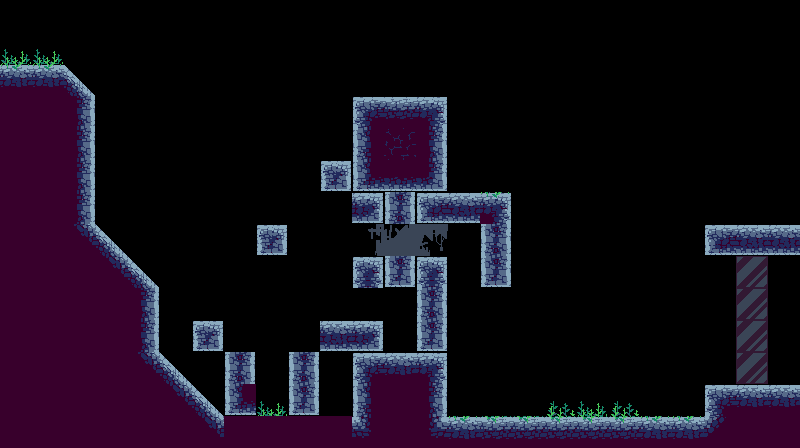

This is a level from a 2D game, rendered from its Tiled map with the project's own tilesets. A one-line summary and the complete map file follow:
An orthogonal 25x14 tile map with 32x32 px tiles, 3 tile layers (Decor, Tiles, Foreground).

<map version="1.10" tiledversion="1.10.2" orientation="orthogonal" renderorder="right-down" width="25" height="14" tilewidth="32" tileheight="32" infinite="0" nextlayerid="4" nextobjectid="1">
 <editorsettings>
  <export format="tmx" />
 </editorsettings>
 <tileset firstgid="1" source="../tsx/Outside.tsx" />
 <layer id="2" name="Decor" width="25" height="14">
  <data encoding="csv">
0,0,0,0,0,0,0,0,0,0,0,0,0,0,0,0,0,0,0,0,0,0,0,0,0,
5,7,0,0,0,0,0,0,0,0,0,0,0,0,0,0,0,0,0,0,0,0,0,0,0,
0,0,0,0,0,0,0,0,0,0,0,0,0,0,0,0,0,0,0,0,0,0,0,0,0,
0,0,0,0,0,0,0,0,0,0,0,0,0,0,0,0,0,0,0,0,0,0,0,0,0,
0,0,0,0,0,0,0,0,0,0,0,0,0,0,0,0,0,0,0,0,0,0,0,0,0,
0,0,0,0,0,0,0,0,0,0,0,0,0,0,0,0,0,0,0,0,0,0,0,0,0,
0,0,0,0,0,0,0,0,0,0,0,0,0,0,0,0,0,0,0,0,0,0,0,0,0,
0,0,0,0,0,0,0,0,0,0,0,0,0,0,0,0,0,0,0,0,0,0,0,0,0,
0,0,0,0,0,0,0,0,0,0,0,0,0,0,0,0,0,0,0,0,0,0,0,0,0,
0,0,0,0,0,0,0,0,0,0,0,0,0,0,0,0,0,0,0,0,0,0,0,0,0,
0,0,0,0,0,0,0,0,0,0,0,5,0,0,0,0,0,0,0,0,0,0,0,0,0,
0,0,0,0,0,0,0,0,0,0,0,0,0,0,0,0,0,0,0,0,0,0,0,0,0,
0,0,0,0,0,0,0,0,35,8,0,0,0,0,0,0,0,6,7,8,0,0,0,0,0,
0,0,0,0,0,0,0,0,0,0,0,0,0,0,0,0,0,0,0,0,0,0,0,0,0
</data>
 </layer>
 <layer id="1" name="Tiles" width="25" height="14">
  <data encoding="csv">
0,0,0,0,0,0,0,0,0,0,0,0,0,0,0,0,0,0,0,0,0,0,0,0,0,
0,0,0,0,0,0,0,0,0,0,0,0,0,0,0,0,0,0,0,0,0,0,0,0,0,
15,15,34,0,0,0,0,0,0,0,0,0,0,0,0,0,0,0,0,0,0,0,0,0,0,
11,11,13,0,0,0,0,0,0,0,0,1,3,4,0,0,0,0,0,0,0,0,0,0,0,
11,11,13,0,0,0,0,0,0,0,0,10,12,13,0,0,0,0,0,0,0,0,0,0,0,
11,11,13,0,0,0,0,0,0,0,36,19,20,22,0,0,0,0,0,0,0,0,0,0,0,
11,11,13,0,0,0,0,0,0,0,0,26,18,23,24,17,0,0,0,0,0,0,0,0,0,
11,11,43,34,0,0,0,0,36,0,0,0,0,0,0,18,0,0,0,0,0,0,23,24,24,
11,11,11,43,34,0,0,0,0,0,0,9,27,9,0,27,0,0,0,0,0,0,0,75,0,
11,11,11,11,13,0,0,0,0,0,0,0,0,18,0,0,0,0,0,0,0,0,0,75,0,
11,11,11,11,13,0,36,0,0,0,24,26,0,27,0,0,0,0,0,0,0,0,0,75,0,
11,11,11,11,43,34,0,18,0,18,0,1,2,4,0,0,0,0,0,0,0,0,0,75,0,
11,11,11,11,11,43,34,19,0,27,0,10,11,13,0,0,0,0,0,0,0,0,1,2,2,
11,11,11,11,11,11,43,11,11,11,11,38,11,37,15,16,16,16,16,16,15,15,42,11,11
</data>
 </layer>
 <layer id="3" name="Foreground" width="25" height="14">
  <data encoding="csv">
0,0,0,0,0,0,0,0,0,0,0,0,0,0,0,0,0,0,0,0,0,0,0,0,0,
0,0,0,0,0,0,0,0,0,0,0,0,0,0,0,0,0,0,0,0,0,0,0,0,0,
0,0,0,0,0,0,0,0,0,0,0,0,0,0,0,0,0,0,0,0,0,0,0,0,0,
0,0,0,0,0,0,0,0,0,0,0,0,0,0,0,0,0,0,0,0,0,0,0,0,0,
0,0,0,0,0,0,0,0,0,0,0,0,0,0,0,0,0,0,0,0,0,0,0,0,0,
0,0,0,0,0,0,0,0,0,0,0,0,0,0,0,0,0,0,0,0,0,0,0,0,0,
0,0,0,0,0,0,0,0,0,0,0,0,0,0,0,0,0,0,0,0,0,0,0,0,0,
0,0,0,0,0,0,0,0,0,0,0,69,78,52,0,0,0,0,0,0,0,0,0,0,0,
0,0,0,0,0,0,0,0,0,0,0,0,0,0,0,0,0,0,0,0,0,0,0,0,0,
0,0,0,0,0,0,0,0,0,0,0,0,0,0,0,0,0,0,0,0,0,0,0,0,0,
0,0,0,0,0,0,0,0,0,0,0,0,0,0,0,0,0,0,0,0,0,0,0,0,0,
0,0,0,0,0,0,0,0,0,0,0,0,0,0,0,0,0,0,0,0,0,0,0,0,0,
0,0,0,0,0,0,0,0,0,0,0,0,0,0,0,0,0,0,0,0,0,0,0,0,0,
0,0,0,0,0,0,0,0,0,0,0,0,0,0,0,0,0,0,0,0,0,0,0,0,0
</data>
 </layer>
</map>
